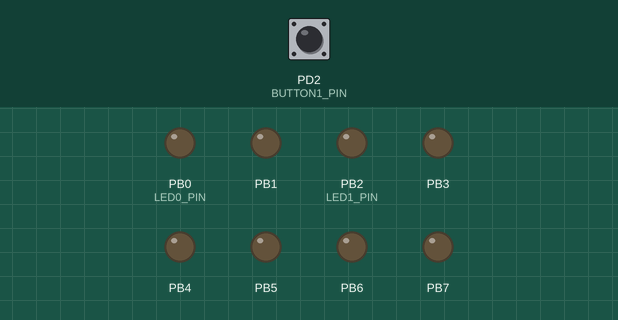
Recording of a program running on a simulated ATmega328P, built with avr-gcc and emulated at 16 MHz. On the bench: output pins drawn as LEDs (lit = HIGH). The inputs (shaded band) are chosen by the test bench; at power-on: PD2 (BUTTON1_PIN) HIGH.

Above: at 6.8 s.
6.9 s: PD2 (BUTTON1_PIN) pulled LOW for 2.6 s
At 8.8 s:
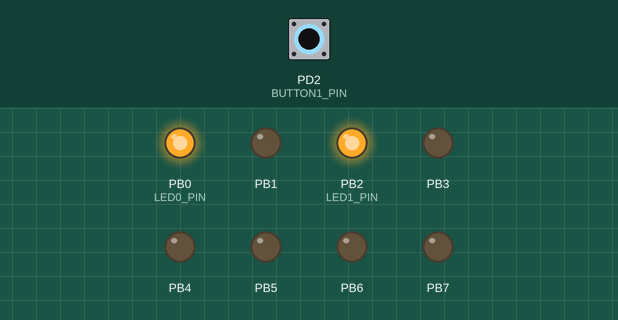
11.5 s: PD2 (BUTTON1_PIN) pulled LOW for 2.6 s
At 14.5 s:
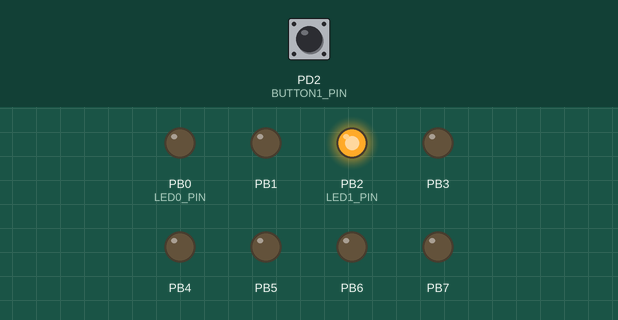
At 17.3 s:
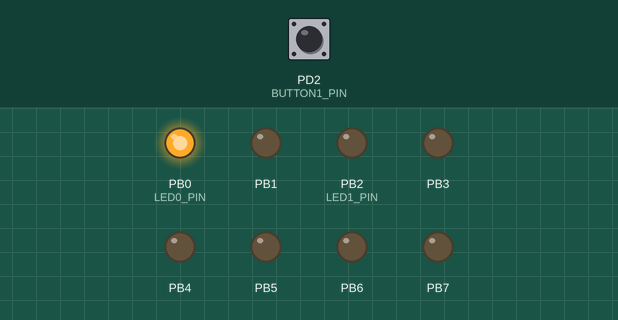
Timing chart, 0 to 23.5 s (numbered marks = the images above; inputs shaded):
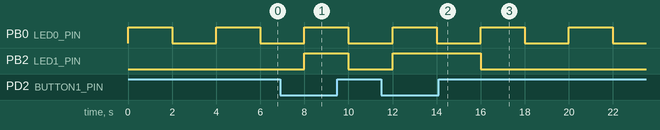

Measured:
- after the input at 6.9 s, PB2 (LED1_PIN): LOW → HIGH after 1.1 s, → LOW 2.0 s later
- after the input at 11.5 s, PB2 (LED1_PIN): LOW → HIGH after 0.50 s, → LOW 4.0 s later
- by itself, PB0 (LED0_PIN): alternates HIGH for 2.0 s and LOW for 2.0 s

The program:

main.c
```c
/*
 * Interrupts.c
 *
 * Created: 9/10/2021 10:43:30 AM
 * Author : z0043zwt
 */

#include "main_config.h"

#include <avr/io.h>
#include <avr/interrupt.h>

#include "main_defines.h"
#include "main_mcu_init.h"
#include "main_func.h"

int main(void)
{
	// LED0-output port (toggle led) / LED1-output port (button pressed led) / BUTTON1-input port (button)
	init_devices();

	do
	{
		// toggle pin
		pinToggle(&LED0_PORT, LED0_PIN);
		// long time delay - 2 seconds
		_delay_ms(2000);

		// read button state. When the button is pressed -> set LED1. When the button is not pressed -> reset LED1.
		if ( (PIND & (1 << BUTTON1_PIN)) == 0x00 )
		{
			// pin is high
			setPin(&LED1_PORT, LED1_PIN);
		} else
		{
			// pin is low
			resetPin(&LED1_PORT, LED1_PIN);
		}

		// TODO: change the code in order to get a fast response from MCU when the button is pressed.
	}
	while (1);
}
```

main_defines.h
```c
/*
 * main_defines.h
 *
 * Created: 9/9/2021 2:46:16 PM
 *  Author: z0043zwt
 */


#ifndef MAIN_DEFINES_H_
#define MAIN_DEFINES_H_

// ****************************************************************************************
// Header includes
// ****************************************************************************************
#include <stdint.h>
#include <stdbool.h>
#include "util/delay.h"
#include <avr/interrupt.h>

// ****************************************************************************************
// Defines
// ****************************************************************************************
#define LED0_PORT PORTB
#define LED0_PIN  PINB0
#define LED1_PORT PORTB
#define LED1_PIN  PINB2
#define BUTTON1_PORT PORTD
#define BUTTON1_PIN  PIND2

// ****************************************************************************************
// Data types
// ****************************************************************************************


// ****************************************************************************************
// Variables declarations
// ****************************************************************************************


#endif /* MAIN_DEFINES_H_ */
```

main_func.c
```c
/*
 * main_func.c
 *
 * Created: 9/9/2021 2:46:37 PM
 *  Author: z0043zwt
 */

// ****************************************************************************************
// Header includes
// ***************************************************************************************/
#include "main_func.h"

// ****************************************************************************************
// Function definition
// ***************************************************************************************/

/*  @brief       Toggles the value of the specified pin.
 *  @param[in]   port: the port whose pin value is to be toggled.
 *  @param[in]   pin: the pin which will be toggled.
 *  @return      none.
 */
void pinToggle(volatile uint8_t *port, uint8_t pin)
{
	*port ^=  1 << pin;
}

/*  @brief       Set the value of the specified pin.
 *  @param[in]   port: the port whose pin value is to be configured.
 *  @param[in]   pin: the pin which will be configured.
 *  @return      none.
 */
void setPin(volatile uint8_t *port, uint8_t pin)
{
	*port |=  1 << pin;
}

/*  @brief       Reset the value of the specified pin.
 *  @param[in]   port: the port whose pin value is to be configured.
 *  @param[in]   pin: the pin which will be configured.
 *  @return      none.
 */
void resetPin(volatile uint8_t *port, uint8_t pin)
{
	*port &=  ~(1 << pin);
}
```

main_func.h
```c
/*
 * main_func.h
 *
 * Created: 9/9/2021 2:46:48 PM
 *  Author: z0043zwt
 */


#ifndef MAIN_FUNC_H_
#define MAIN_FUNC_H_

// ****************************************************************************************
// Header includes
// ****************************************************************************************
#include "main_config.h"
#include "main_defines.h"

#include <avr/io.h>

// ****************************************************************************************
// Function declaration
// ****************************************************************************************
void pinToggle(volatile uint8_t *port, uint8_t pin);
void setPin(volatile uint8_t *port, uint8_t pin);
void resetPin(volatile uint8_t *port, uint8_t pin);


#endif /* MAIN_FUNC_H_ */
```

main_mcu_init.c
```c
/*
 * main_mcu_init.c
 *
 * Created: 9/9/2021 2:47:13 PM
 *  Author: z0043zwt
 */

// ****************************************************************************************
// Header includes
// ***************************************************************************************/
#include "main_mcu_init.h"


// ****************************************************************************************
// Function definition
// ***************************************************************************************/

/*  @brief       Initialize port settings (direction, pull-ups).
 *  @return      none.
 */
void port_init(void)
{
	// Output port
	DDRB  = 0xFF;
	PORTB  = 0x00;

	// Input port
	DDRD  = 0x00;
	PORTD  = 0xFF;
}

/*  @brief       Init MCU peripherals and any devices connected to the MCU.
 *  @return      none.
 */
void init_devices(void)
{
	port_init();
}
```

main_mcu_init.h
```c
/*
 * main_mcu_init.h
 *
 * Created: 9/9/2021 2:47:03 PM
 *  Author: z0043zwt
 */


#ifndef MAIN_MCU_INIT_H_
#define MAIN_MCU_INIT_H_

// ****************************************************************************************
// Header includes
// ****************************************************************************************
#include "main_config.h"
#include "main_defines.h"

#include <avr/wdt.h>

// ****************************************************************************************
// Function declaration
// ****************************************************************************************
void port_init(void);
void init_devices(void);


#endif /* MAIN_MCU_INIT_H_ */
```

main_config.h
```c
/*
 * main_config.h
 *
 * Created: 9/9/2021 2:46:01 PM
 *  Author: z0043zwt
 */


#ifndef MAIN_CONFIG_H_
#define MAIN_CONFIG_H_

// Define the CPU frequency if it is not yet defined. Choose the proper F_CPU, based on your development board.
#ifndef F_CPU
	//#define F_CPU 7372800UL
	//#define F_CPU 11059200UL
	#define F_CPU 16000000UL
#endif

#endif /* MAIN_CONFIG_H_ */
```
